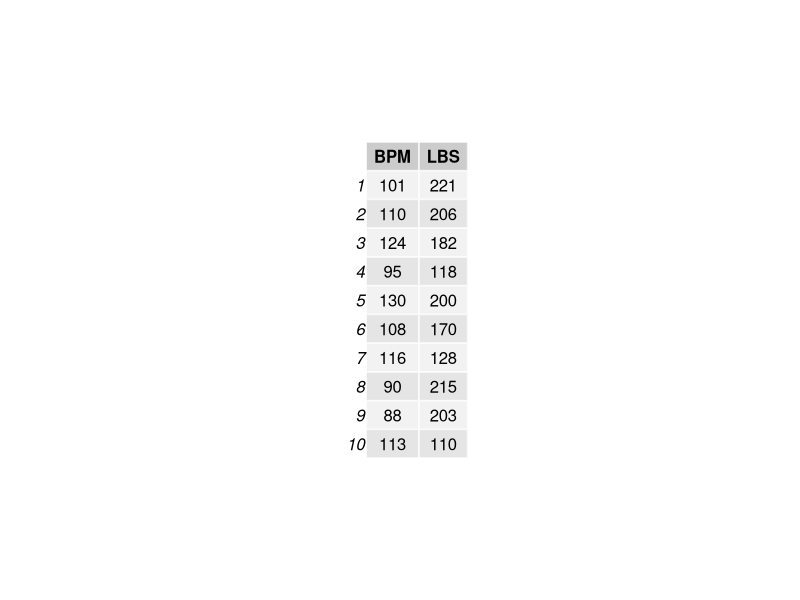
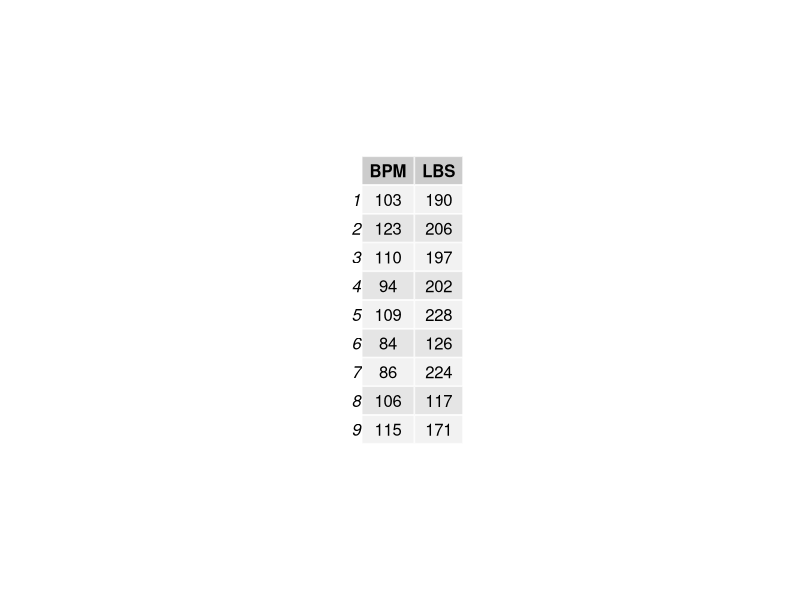
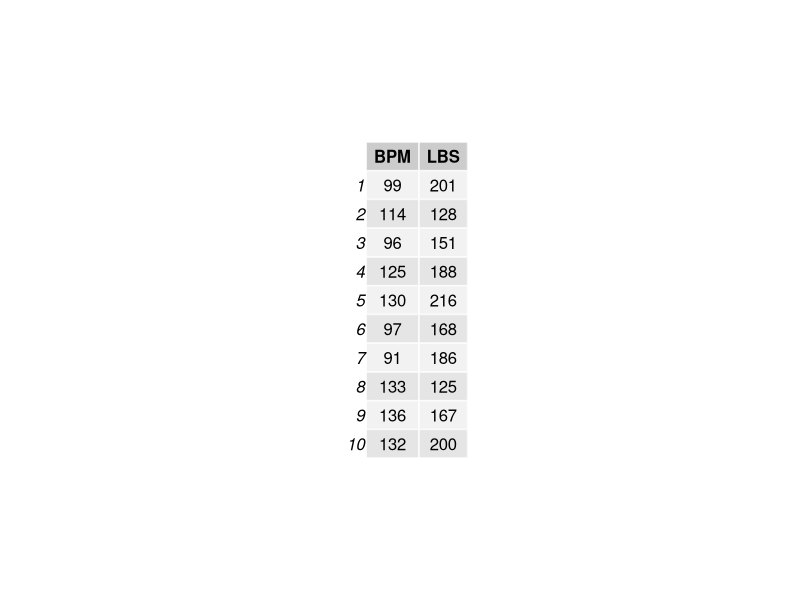
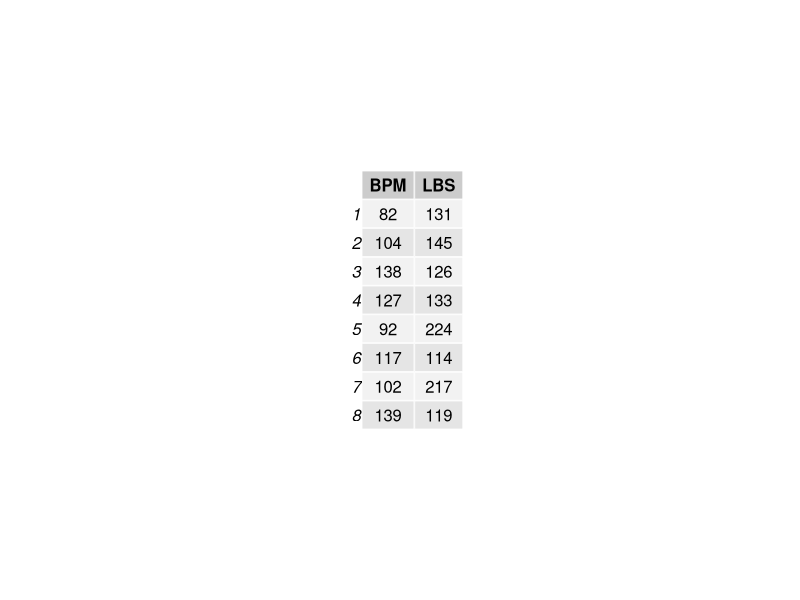
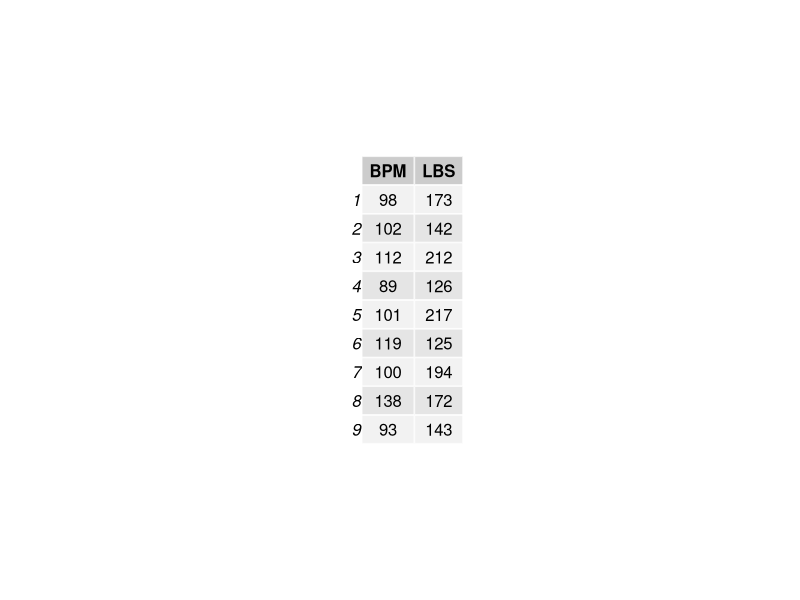
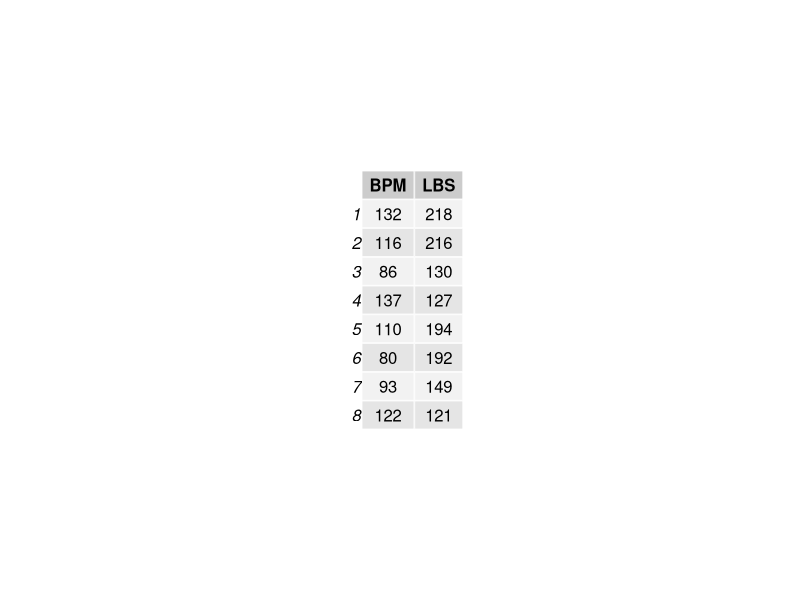
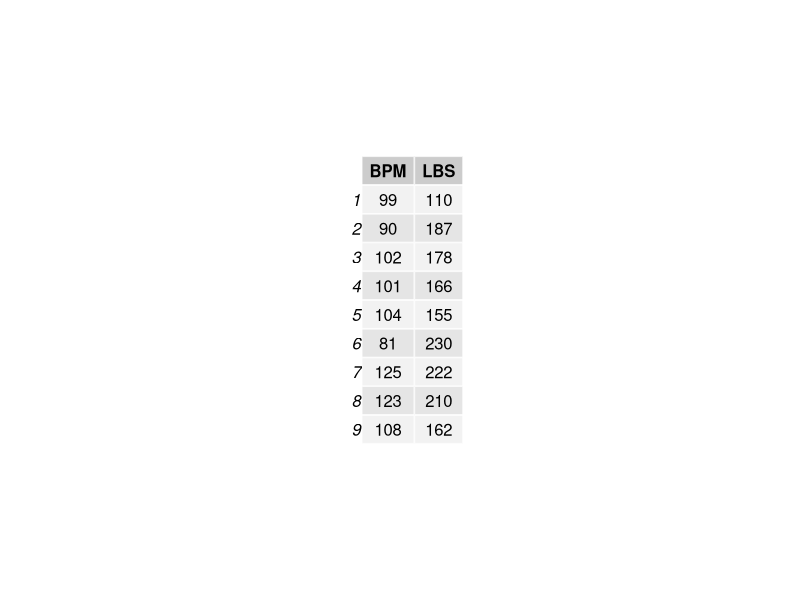
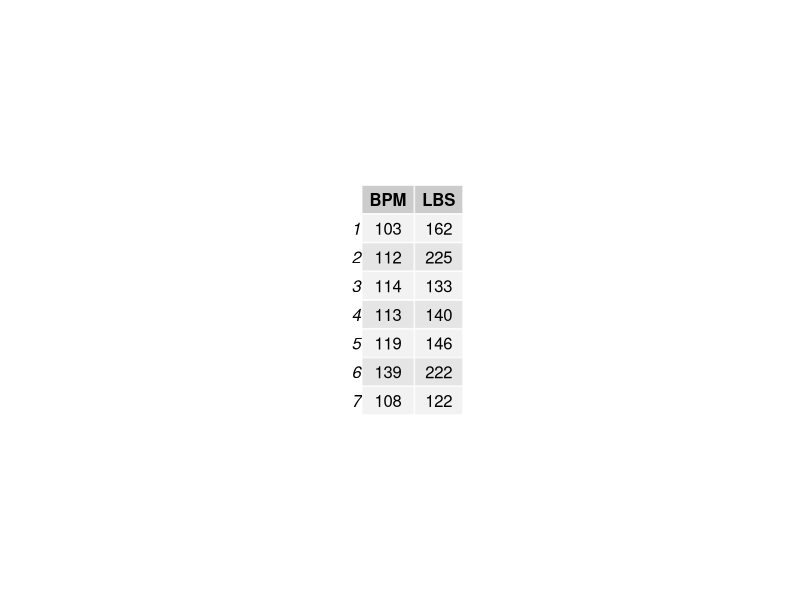

The R script that drew these images, in order: (Note: this script raises an error after producing the figures.)
##### RegPESEMC1 #####
library(gridExtra) # the pacakge needed for this particular question to create multiple grid-level plots in a page
RegPESEMC1= function(
title = "MeanPESEMC1", # Question-bank title that will be easily viewable in e-learning
  n = 200, # Number of questions to generate
  type = "MC", # The question type, one of many possible types on e-learning
  answers = 5, # Number of answers per MC question
  points.per.q = 4, # Number of points the question is worth (on the test)
  difficulty = 1, # An easily viewable difficulty level on e-learning
quest.txt1 = "A new cardiovascular medication was administered to a group of subjects. The subjects' heartrates (bpm) and weights (lbs) were recorded above after the medication was administered. The standard deviation of the heartrates was ",
quest.txt2 = ", and the standard deviation of the weights was ",
quest.txt3 = ". The correlation coefficient between heartrate and weight was ",
quest.txt4 = ". What is the ",
quest.txt5 = " for the slope of the regression line heartrate (y) vs. weight (x) for all who receive this medicine?", # The above 5 question texts are static text for the full question
digits = 2, # This is the number of decimal places to round off the data
loc.path = "Images/", # This is the local path used to store any randomly generated image files
e.path = "Images/", # This is the path on e-learning used to store any above-implemented image files
hint = "You'll need a formula from your chapter on regression. Are you looking for center or spread? Pick the closest answer.", # This is a student hint, visible to them during the exam on e-learning
feedback = "Point Estimate = r*sy/sx. SE = sqrt((1-r^2)/(n-2))*sy/sx" # This is student feedback, visible after the exam
)
{
param <- c("NewQuestion","ID","Title","QuestionText","Points","Difficulty", "Image",
           rep("Option", answers),"Hint","Feedback") # These are setting row names for the CSV file
questions <- data.frame() # This opens a data frame to store the randomly generated questions below
for(i in 1:n)
{
  ID <- paste(title, i, sep = "-") # The ID of the specific question within the bank, title + question number in the loop
  points <- sample(c(rep(0,answers-1),100),replace=F) # The proportion of points assigned to each possible answer, 1 if correct or 0 if incorrect
  corr.ind <- 7 + which.max(points) # This is the row index of the correct answer
  decis <- sample(6:10, size = 1)
  BPM <- sample(80:140, size = decis) # randomly generating the heartrates values for the subjects 
  LBS <- sample(110:230, size = decis) # randomly generating the weight values for the subjects
  data <- data.frame(BPM, LBS, stringsAsFactors = FALSE) # generating a data frame combining both the bpm and lbs values
  data1 <- round(sd(BPM), digits) # calculating the standard deviation of heartrates
  data2 <- round(sd(LBS), digits) # calculating the standard deviation of weights
  data3 <- round(cor(BPM, LBS), digits) # calculating the correlation between two variables
  data4 <- sample(c("point estimate", "standard error"), size = 1) # creating the option for question of interest 
  corr.ans <- if(data4 == "point estimate"){round(data3*data1/data2,
                                                  digits = digits)}
  else{round(sqrt((1-data3^2)/(decis-2))*(data1/data2),
             digits = digits)} # This is the correct answer to the question
  up.min <- corr.ans + .12 # This is the minimum value for incorrect answers above the correct answer
  down.max <- corr.ans - .12 # This is the maximum value for incorrect answers below the correct answer
  ans.txt <- sample(if((corr.ans <= -.1) & (data4 == "point estimate")){seq(up.min, up.min + .4, 10^-digits)}
                    else{if((corr.ans >= .3) & (data4 == "point estimate")){seq(down.max - .4, down.max, 10^-digits)}
                      else{if((corr.ans <= .1) & (data4 == "standard error")){seq(up.min, up.min + .4, 10^-digits)}
                        else{if((corr.ans >= .3) & (data4 == "standard error")){seq(down.max - .4, down.max, 10^-digits)}
                          else{if((corr.ans > .1) & (corr.ans < .3) & (data4 == "standard error")){
                            c(seq(down.max - .4, down.max, 10^-digits), seq(up.min, up.min + .4, 10^-digits))}
                            else{c(seq(down.max - .4, down.max, 10^-digits),
                                   seq(up.min, up.min + .4, 10^-digits))}}}}},
                    size = answers) # These are randomly generated incorrect answers.
  content <- c(type, ID, ID, paste(quest.txt1, data1, quest.txt2, data2, quest.txt3, data3, quest.txt4, data4, quest.txt5, sep = ""),
               points.per.q, difficulty, paste(e.path, paste(title, i, sep = "-"), ".jpeg", sep = ""),
               points, hint, feedback) # This is collecting a lot of the above information into a single vector
  options <- c(rep("",7), ans.txt, rep("",2)) # This is collecting the incorrect answers above, and indexing them correctly by row
  options[corr.ind] <- corr.ans # This is imputing the correct answer at the appropriate row index
  questions[(1+(9+answers)*i):((9+answers)*(i+1)),1] <- param # This is indexing and storing all the row names
  questions[(1+(9+answers)*i):((9+answers)*(i+1)),2] <- content # Indexing and storing all the content
  questions[(1+(9+answers)*i):((9+answers)*(i+1)),3] <- options # Indexing and storing the answers, both incorrect and correct
  jpeg(filename=paste(loc.path, paste(title, i, sep = "-"), ".jpeg", sep = ""),
       height = 25*nrow(data), width = 65*ncol(data)) # creating the image files in the designated place
  p <- tableGrob(data) # Creating the summary statistics for the graphical item
  grid.arrange(p) # arranging all the summary statistics for the graphical items in one location
  dev.off()
}
questions <- questions[((10+answers)):((9+answers)*(n+1)),] # Storing only what's needed for e-learning upload as a CSV file
write.table(questions, sep=",", file=paste(title, ".csv", sep = ""),
            row.names=F, col.names=F) # Writing the CSV file
}

RegPESEMC1() # creating the csv file
